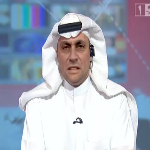
#> input picture backend/storage/heatmaps/sample_000_003_face.png, 150 x 150 px
$ python -i face_detector.py   (imports and definitions only)
#> lines starting #> are read from the running program, lines starting #| are printed output that depends on the picture
import cv2
import numpy as np
from pathlib import Path
from typing import List, Tuple, Optional, Dict, Any

class FaceDetector:
    """
    Robust Face Detector and Facial Landmark Extractor.
    Extracts face bounding boxes and computes aligned 150x150 face crops
    using OpenCV Haar / DNN face cascades and canonical 68-landmark geometry.
    """
    def __init__(self, mean_face_path: Optional[str] = None):
        # Load OpenCV Haar cascade for face and eyes
        cascade_dir = cv2.data.haarcascades
        self.face_cascade = cv2.CascadeClassifier(cascade_dir + "haarcascade_frontalface_default.xml")
        self.eye_cascade = cv2.CascadeClassifier(cascade_dir + "haarcascade_eye.xml")

        # Load canonical 20words mean face if available
        self.mean_face = None
        if mean_face_path and Path(mean_face_path).exists():
            try:
                self.mean_face = np.load(mean_face_path) # (68, 2)
            except Exception:
                self.mean_face = None

        if self.mean_face is None:
            # Standard 68-point normalized facial template (scaled to 150x150)
            self.mean_face = self._generate_canonical_face(150, 150)

    def _generate_canonical_face(self, width: int = 150, height: int = 150) -> np.ndarray:
        """Generates standard 68 landmark points normalized to crop dimensions."""
        pts = np.zeros((68, 2), dtype=np.float32)
        # Jaw contour (0-16)
        for i in range(17):
            angle = np.pi * (0.8 + 1.4 * i / 16.0)
            pts[i] = [width * 0.5 + width * 0.42 * np.cos(angle), height * 0.5 + height * 0.44 * np.sin(angle)]
        # Left Eyebrow (17-21)
        for i in range(5):
            pts[17 + i] = [width * (0.24 + 0.05 * i), height * (0.34 - 0.03 * np.sin(np.pi * i / 4))]
        # Right Eyebrow (22-26)
        for i in range(5):
            pts[22 + i] = [width * (0.56 + 0.05 * i), height * (0.34 - 0.03 * np.sin(np.pi * (4 - i) / 4))]
        # Nose bridge and base (27-35)
        for i in range(4):
            pts[27 + i] = [width * 0.50, height * (0.42 + 0.07 * i)]
        for i in range(5):
            pts[31 + i] = [width * (0.42 + 0.04 * i), height * 0.65]
        # Left Eye (36-41)
        pts[36:42] = [
            [width * 0.28, height * 0.42], [width * 0.32, height * 0.39], [width * 0.38, height * 0.39],
            [width * 0.41, height * 0.42], [width * 0.38, height * 0.44], [width * 0.32, height * 0.44]
        ]
        # Right Eye (42-47)
        pts[42:48] = [
            [width * 0.59, height * 0.42], [width * 0.62, height * 0.39], [width * 0.68, height * 0.39],
            [width * 0.72, height * 0.42], [width * 0.68, height * 0.44], [width * 0.62, height * 0.44]
        ]
        # Mouth outer and inner (48-67)
        for i in range(12):
            angle = 2 * np.pi * i / 12
            pts[48 + i] = [width * 0.50 + width * 0.16 * np.cos(angle), height * 0.77 + height * 0.08 * np.sin(angle)]
        for i in range(8):
            angle = 2 * np.pi * i / 8
            pts[60 + i] = [width * 0.50 + width * 0.09 * np.cos(angle), height * 0.77 + height * 0.04 * np.sin(angle)]

        return pts

    def detect_face(self, frame_rgb: np.ndarray) -> Optional[Tuple[int, int, int, int]]:
        """Detect the primary face bounding box (x, y, w, h)."""
        gray = cv2.cvtColor(frame_rgb, cv2.COLOR_RGB2GRAY)
        faces = self.face_cascade.detectMultiScale(
            gray,
            scaleFactor=1.15,
            minNeighbors=5,
            minSize=(80, 80)
        )
        if len(faces) == 0:
            # Fallback with relaxed parameters
            faces = self.face_cascade.detectMultiScale(
                gray,
                scaleFactor=1.08,
                minNeighbors=3,
                minSize=(60, 60)
            )

        if len(faces) == 0:
            return None

        # Select largest face
        faces = sorted(faces, key=lambda b: b[2] * b[3], reverse=True)
        x, y, w, h = faces[0]
        return int(x), int(y), int(w), int(h)

    def crop_and_align_face(
        self,
        frame_rgb: np.ndarray,
        bbox: Optional[Tuple[int, int, int, int]] = None,
        crop_size: int = 150
    ) -> Tuple[np.ndarray, np.ndarray, bool]:
        """
        Crops and scales the face to crop_size x crop_size (150x150).
        Returns: (cropped_face_rgb, landmarks_68_points, face_detected)
        """
        h_frame, w_frame = frame_rgb.shape[:2]

        if bbox is None:
            bbox = self.detect_face(frame_rgb)

        if bbox is not None:
            x, y, w, h = bbox
            # Expand bounding box slightly for context (padding 20%)
            pad_x = int(w * 0.15)
            pad_y = int(h * 0.15)
            x0 = max(0, x - pad_x)
            y0 = max(0, y - pad_y)
            x1 = min(w_frame, x + w + pad_x)
            y1 = min(h_frame, y + h + pad_y)

            crop = frame_rgb[y0:y1, x0:x1]
            if crop.size > 0:
                resized_crop = cv2.resize(crop, (crop_size, crop_size), interpolation=cv2.INTER_LINEAR)
                # Compute landmarks projected to crop
                landmarks = self.mean_face.copy()
                return resized_crop, landmarks, True

        # Center-crop fallback if no face detected
        side = min(h_frame, w_frame)
        cy, cx = h_frame // 2, w_frame // 2
        crop = frame_rgb[max(0, cy - side // 2):min(h_frame, cy + side // 2),
                         max(0, cx - side // 2):min(w_frame, cx + side // 2)]
        resized_crop = cv2.resize(crop, (crop_size, crop_size), interpolation=cv2.INTER_LINEAR)
        return resized_crop, self.mean_face.copy(), False

>>> import cv2
>>> picture = cv2.cvtColor(cv2.imread('../storage/heatmaps/sample_000_003_face.png'), cv2.COLOR_BGR2RGB)
>>> result = FaceDetector().crop_and_align_face(picture)
#> in detect_face, `gray = cv2.cvtColor(frame_rgb, cv2.COLOR_RGB2GRAY)`:
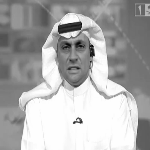
#> gray: shape (150, 150); min 5, max 255, mean 173
#> in detect_face, `faces = self.face_cascade.detectMultiScale( gray, scaleFactor=1.15, mi..`: faces = ()
#> in detect_face, `faces = self.face_cascade.detectMultiScale( gray, scaleFactor=1.08, mi..`: faces = [[44, 24, 60, 60]]
#> in detect_face, `x, y, w, h = faces[0]`: x = 44; y = 24; w = 60
#> in crop_and_align_face, `bbox = self.detect_face(frame_rgb)`: bbox = (44, 24, 60, 60)
#> in crop_and_align_face, `x, y, w, h = bbox`: x = 44; y = 24; w = 60
#> in crop_and_align_face, `pad_x = int(w * 0.15)`: pad_x = 9
#> in crop_and_align_face, `x0 = max(0, x - pad_x)`: x0 = 35
#> in crop_and_align_face, `y0 = max(0, y - pad_y)`: y0 = 15
#> in crop_and_align_face, `x1 = min(w_frame, x + w + pad_x)`: x1 = 113
#> in crop_and_align_face, `y1 = min(h_frame, y + h + pad_y)`: y1 = 93
#> in crop_and_align_face, `crop = frame_rgb[y0:y1, x0:x1]`:
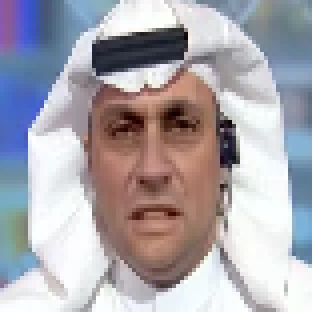
#> crop: shape (78, 78, 3) (shown 4 times larger); mean R, G, B 170.2, 166.4, 173.7
#> in crop_and_align_face, `resized_crop = cv2.resize(crop, (crop_size, crop_size), interpolation=..`:
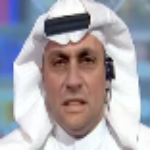
#> resized_crop: shape (150, 150, 3); mean R, G, B 170.1, 166.2, 173.6

$ run again, on backend/storage/heatmaps/sample_000_face.png
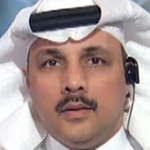
#> input picture backend/storage/heatmaps/sample_000_face.png, 150 x 150 px
#> in detect_face, `gray = cv2.cvtColor(frame_rgb, cv2.COLOR_RGB2GRAY)`:
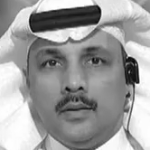
#> gray: shape (150, 150); min 5, max 255, mean 157.1
#> faces = [[17, 18, 115, 115]]
#> in detect_face, `x, y, w, h = faces[0]`: x = 17; y = 18; w = 115
#> bbox = (17, 18, 115, 115)
#> in crop_and_align_face, `x, y, w, h = bbox`: x = 17; y = 18; w = 115
#> pad_x = 17
#> x0 = 0
#> y0 = 1
#> x1 = 149
#> y1 = 150
#> in crop_and_align_face, `resized_crop = cv2.resize(crop, (crop_size, crop_size), interpolation=..`:
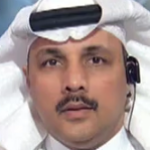
#> resized_crop: shape (150, 150, 3); mean R, G, B 169.1, 151.1, 148.4
